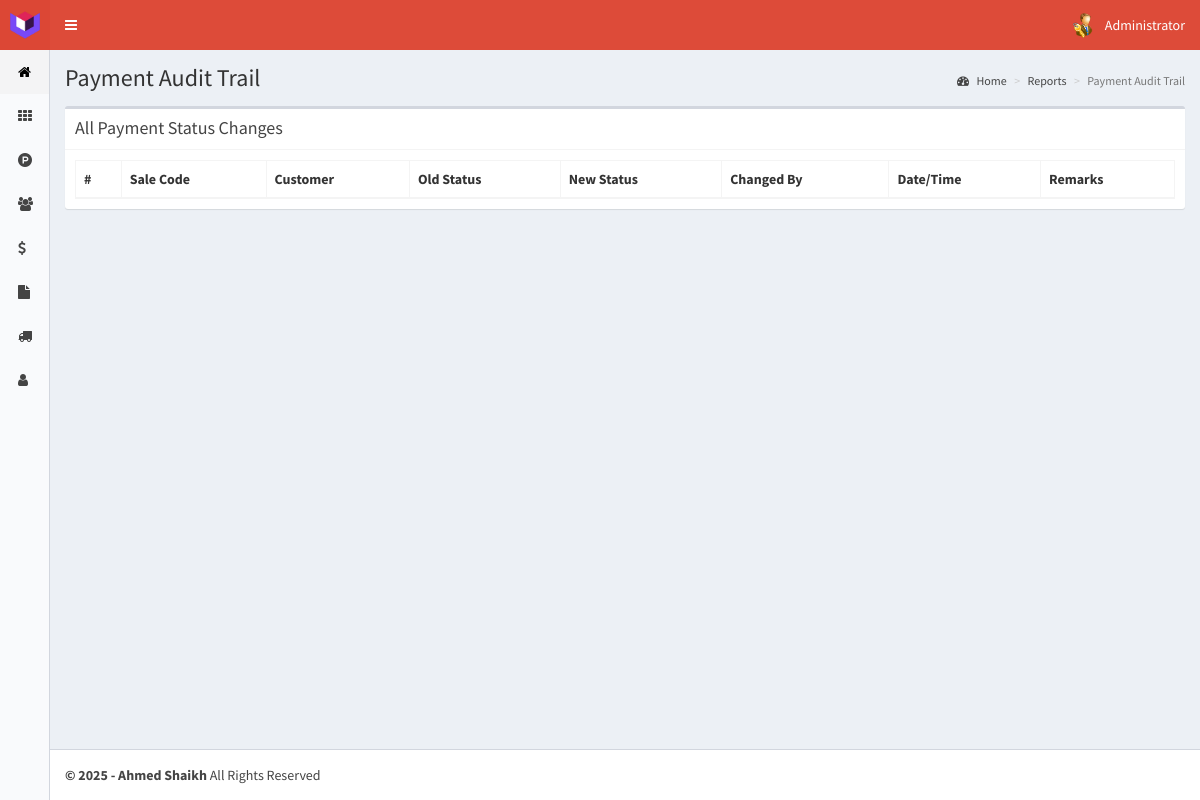
The page /payment-audit-report (signed in) on the database as committed earlier.
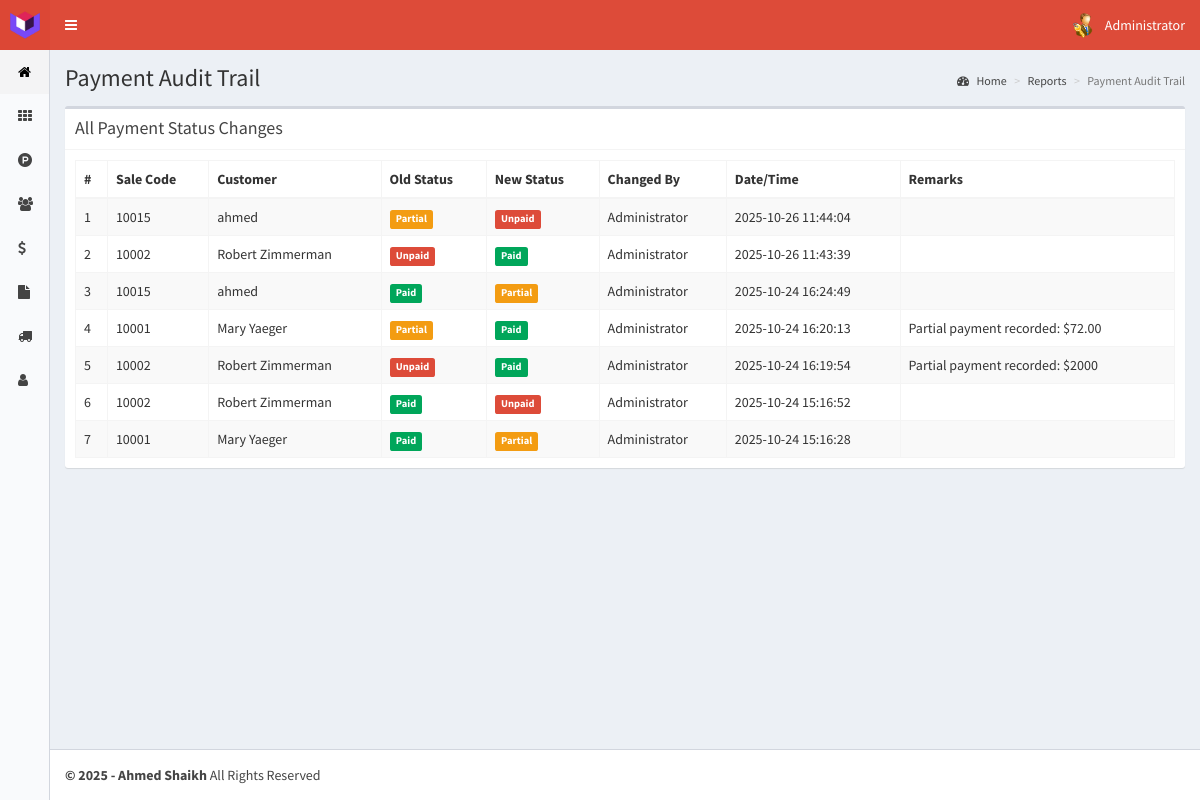
The same page on the database as committed later.
### tables this page shows
CREATE TABLE `payment_audit` (
  `id` int(11) NOT NULL,
  `sale_id` int(11) NOT NULL,
  `customer_id` int(11) NOT NULL,
  `old_status` enum('Paid','Unpaid','Partial') NOT NULL,
  `new_status` enum('Paid','Unpaid','Partial') NOT NULL,
  `changed_by` int(11) NOT NULL,
  `changed_at` timestamp NOT NULL DEFAULT current_timestamp(),
  `remarks` text DEFAULT NULL
);

CREATE TABLE `sales` (
  `id` int(11) NOT NULL,
  `code` int(11) NOT NULL,
  `idCustomer` int(11) NOT NULL,
  `idSeller` int(11) NOT NULL,
  `products` text NOT NULL,
  `tax` int(11) NOT NULL,
  `netPrice` float NOT NULL,
  `totalPrice` float NOT NULL,
  `paymentMethod` text NOT NULL,
  `payment_status` enum('Paid','Unpaid','Partial') NOT NULL DEFAULT 'Paid',
  `saledate` timestamp NOT NULL DEFAULT current_timestamp() ON UPDATE current_timestamp()
);

CREATE TABLE `customers` (
  `id` int(11) NOT NULL,
  `name` text NOT NULL,
  `idDocument` int(11) NOT NULL,
  `email` text NOT NULL,
  `phone` text NOT NULL,
  `address` text NOT NULL,
  `birthdate` date NOT NULL,
  `purchases` int(11) NOT NULL,
  `lastPurchase` datetime NOT NULL,
  `registerDate` timestamp NOT NULL DEFAULT current_timestamp() ON UPDATE current_timestamp()
);

CREATE TABLE `users` (
  `id` int(11) NOT NULL,
  `name` text NOT NULL,
  `user` text NOT NULL,
  `password` text NOT NULL,
  `profile` text NOT NULL,
  `photo` text NOT NULL,
  `status` int(1) NOT NULL,
  `lastLogin` datetime NOT NULL,
  `date` timestamp NOT NULL DEFAULT current_timestamp() ON UPDATE current_timestamp()
);

### controllers/template.controller.php (called while the page is built)
<?php
class ControllerTemplate{
	static public function ctrTemplate(){
		include "views/template.php";
	}
}

### index.php (called while the page is built, shortened)
<?php
require_once "controllers/template.controller.php";
require_once "controllers/users.controller.php";
require_once "controllers/customers.controller.php";
require_once "controllers/sales.controller.php";
require_once "controllers/payment-audit.controller.php";
require_once "controllers/customer-notes.controller.php";
require_once "models/users.model.php";
require_once "models/customers.model.php";
require_once "models/sales.model.php";
require_once "models/payment-audit.model.php";
$template = new ControllerTemplate();
$template -> ctrTemplate();

### controllers/payment-audit.controller.php (called while the page is built, shortened)
<?php
class ControllerPaymentAudit{
	static public function ctrShowPaymentAudit($item, $value){
		$table = "payment_audit";
		$answer = PaymentAuditModel::mdlShowPaymentAudit($table, $item, $value);
		return $answer;
	}
}

### models/connection.php (called while the page is built)
<?php
class Connection{
	static public function connect(){
		$link = new PDO("mysql:host=localhost;dbname=posystem", "root", "");
		$link -> exec("set names utf8");
		return $link;
	}
}

### models/payment-audit.model.php (called while the page is built, shortened)
<?php
require_once 'connection.php';
class PaymentAuditModel{
	static public function mdlShowPaymentAudit($table, $item, $value){
		if($item != null){
			$stmt = Connection::connect()->prepare("SELECT * FROM $table WHERE $item = :$item ORDER BY id DESC");
			$stmt -> bindParam(":".$item, $value, PDO::PARAM_STR);
			$stmt -> execute();
			return $stmt -> fetchAll();
		}else{
			$stmt = Connection::connect()->prepare("SELECT * FROM $table ORDER BY id DESC");
			$stmt -> execute();
			return $stmt -> fetchAll();
		}
	}
}

### controllers/sales.controller.php (called while the page is built, shortened)
<?php
class ControllerSales{
	static public function ctrShowSales($item, $value){
		$table = "sales";
		$answer = ModelSales::mdlShowSales($table, $item, $value);
		return $answer;
	}
}

### models/sales.model.php (called while the page is built, shortened)
<?php
require_once 'connection.php';
class ModelSales{
	static public function mdlShowSales($table, $item, $value){
		if($item != null){
			$stmt = Connection::connect()->prepare("SELECT * FROM $table WHERE $item = :$item ORDER BY id ASC");
			$stmt -> bindParam(":".$item, $value, PDO::PARAM_STR);
			$stmt -> execute();
			return $stmt -> fetch();
		}else{
			$stmt = Connection::connect()->prepare("SELECT * FROM $table ORDER BY id ASC");
			$stmt -> execute();
			return $stmt -> fetchAll();
		}
	}
}

### controllers/customers.controller.php (called while the page is built, shortened)
<?php
class ControllerCustomers{
	static public function ctrShowCustomers($item, $value){
		$table = "customers";
		$answer = ModelCustomers::mdlShowCustomers($table, $item, $value);
		return $answer;
	}
}

### models/customers.model.php (called while the page is built, shortened)
<?php
require_once "connection.php";
class ModelCustomers{
	static public function mdlShowCustomers($table, $item, $value){
		if($item != null){
			$stmt = Connection::connect()->prepare("SELECT * FROM $table WHERE $item = :$item");
			$stmt -> bindParam(":".$item, $value, PDO::PARAM_STR);
			$stmt -> execute();
			return $stmt -> fetch();
		}else{
			$stmt = Connection::connect()->prepare("SELECT * FROM $table");
			$stmt -> execute();
			return $stmt -> fetchAll();
		}
	}
}

### controllers/users.controller.php (called while the page is built, shortened)
<?php
class ControllerUsers{
	static public function ctrShowUsers($item, $value){
		$table = "users";
		$answer = UsersModel::MdlShowUsers($table, $item, $value);
		return $answer;
	}
}

### models/users.model.php (called while the page is built, shortened)
<?php
require_once "connection.php";
class UsersModel{
	static public function MdlShowUsers($tableUsers, $item, $value){
		if($item != null){
			$stmt = Connection::connect()->prepare("SELECT * FROM $tableUsers WHERE $item = :$item");
			$stmt -> bindParam(":".$item, $value, PDO::PARAM_STR);
			$stmt -> execute();
			return $stmt -> fetch();
		}
		else{
			$stmt = Connection::connect()->prepare("SELECT * FROM $tableUsers");
			$stmt -> execute();
			return $stmt -> fetchAll();
		}
	}
}

### views/modules/payment-audit-report.php (the view, shortened to what this page needs)
<div class="content-wrapper">
  <section class="content-header">
    <h1>
      Payment Audit Trail
    </h1>
    <ol class="breadcrumb">
      <li><a href="home"><i class="fa fa-dashboard"></i> Home</a></li>
      <li><a href="reports">Reports</a></li>
      <li class="active">Payment Audit Trail</li>
    </ol>
  </section>
  <section class="content">
    <div class="box">
      <div class="box-header with-border">
        <h3 class="box-title">All Payment Status Changes</h3>
      </div>
      <div class="box-body">
        <table class="table table-bordered table-striped dt-responsive tables" width="100%">
          <thead>
           <tr>
             <th>#</th>
             <th>Sale Code</th>
             <th>Customer</th>
             <th>Old Status</th>
             <th>New Status</th>
             <th>Changed By</th>
             <th>Date/Time</th>
             <th>Remarks</th>
           </tr>
          </thead>
          <tbody>
          <?php
            $item = null;
            $value = null;
            $auditLogs = ControllerPaymentAudit::ctrShowPaymentAudit($item, $value);
            if($auditLogs){
              foreach ($auditLogs as $key => $log) {
                $itemSale = "id";
                $valueSale = $log["sale_id"];
                $sale = ControllerSales::ctrShowSales($itemSale, $valueSale);
                $itemCustomer = "id";
                $valueCustomer = $log["customer_id"];
                $customer = ControllerCustomers::ctrShowCustomers($itemCustomer, $valueCustomer);
                $itemUser = "id";
                $valueUser = $log["changed_by"];
                $user = ControllerUsers::ctrShowUsers($itemUser, $valueUser);
                if($log["old_status"] == "Paid"){
                  $oldStatusBadge = '<span class="label label-success">Paid</span>';
                }elseif($log["old_status"] == "Partial"){
                  $oldStatusBadge = '<span class="label label-warning">Partial</span>';
                }else{
                  $oldStatusBadge = '<span class="label label-danger">Unpaid</span>';
                }
                if($log["new_status"] == "Paid"){
                  $newStatusBadge = '<span class="label label-success">Paid</span>';
                }elseif($log["new_status"] == "Partial"){
                  $newStatusBadge = '<span class="label label-warning">Partial</span>';
                }else{
                  $newStatusBadge = '<span class="label label-danger">Unpaid</span>';
                }
                echo '<tr>
                        <td>'.($key+1).'</td>
                        <td>'.$sale["code"].'</td>
                        <td>'.$customer["name"].'</td>
                        <td>'.$oldStatusBadge.'</td>
                        <td>'.$newStatusBadge.'</td>
                        <td>'.$user["name"].'</td>
                        <td>'.$log["changed_at"].'</td>
                        <td>'.$log["remarks"].'</td>
                      </tr>';
              }
            }
          ?>
          </tbody>
        </table>
      </div>
    </div>
  </section>
</div>

### views/template.php (shortened to what this page needs)
<!DOCTYPE html>
<html>
<head>
  <link rel="stylesheet" href="views/bower_components/bootstrap/dist/css/bootstrap.min.css">
  <link rel="stylesheet" href="views/bower_components/font-awesome/css/font-awesome.min.css">
  <link rel="stylesheet" href="views/bower_components/Ionicons/css/ionicons.min.css">
  <link rel="stylesheet" href="views/dist/css/AdminLTE.css">
  <link rel="stylesheet" href="views/dist/css/skins/_all-skins.min.css">
  <link rel="stylesheet" href="views/bower_components/datatables.net-bs/css/dataTables.bootstrap.min.css">
  <link rel="stylesheet" href="views/bower_components/datatables.net-bs/css/responsive.bootstrap.min.css">
  <link rel="stylesheet" href="views/plugins/iCheck/all.css">
  <link rel="stylesheet" href="views/bower_components/bootstrap-daterangepicker/daterangepicker.css">
  <link rel="stylesheet" href="views/bower_components/morris.js/morris.css">
</head>
<body class="hold-transition skin-red-light sidebar-collapse sidebar-mini login-page">
  <?php
    if(isset($_SESSION["loggedIn"]) && $_SESSION["loggedIn"] == "ok"){
      echo '<div class="wrapper">';
      include "modules/header.php";
      include "modules/sidebar.php";
      if(isset($_GET["route"])){
        if ($_GET["route"] == 'home' ||
            $_GET["route"] == 'users' ||
            $_GET["route"] == 'categories' ||
            $_GET["route"] == 'products' ||
            $_GET["route"] == 'customers' ||
            $_GET["route"] == 'sales' ||
            $_GET["route"] == 'create-sale' ||
            $_GET["route"] == 'edit-sale' ||
            $_GET["route"] == 'vendors' ||
            $_GET["route"] == 'purchases' ||
            $_GET["route"] == 'create-purchase' ||
            $_GET["route"] == 'edit-purchase' ||
            $_GET["route"] == 'returns' ||
            $_GET["route"] == 'create-return' ||
            $_GET["route"] == 'reports' ||
            $_GET["route"] == 'customer-balance-report' ||
            $_GET["route"] == 'payment-audit-report' ||
            $_GET["route"] == 'logout'){
          include "modules/".$_GET["route"].".php";
        }else{
           include "modules/404.php";
        }
      }else{
        include "modules/home.php";
      }
      include "modules/footer.php";
      echo '</div>';
    }else{
      include "modules/login.php";
    }
  ?>
</body>
</html>

### views/modules/header.php (shortened to what this page needs)
<header class="main-header">
	<a href="home" class="logo">
		<span class="logo-mini">
			<img class="img-responsive" src="views/img/template/icono-blanco.png" style="padding: 10px" >
		</span>
	</a>
	<nav class="navbar navbar-static-top" role="navigation">
		<a class="sidebar-toggle" data-toggle="push-menu" role="button" href="#">
		</a>
		<div class="navbar-custom-menu">
			<ul class="nav navbar-nav">
				<li class="dropdown user user-menu">
					<a class="dropdown-toggle" data-toggle="dropdown" href="#">
						<?php
							if ($_SESSION["photo"] != "") {
								echo '<img src="'.$_SESSION["photo"].'"class="user-image">';
							}else{
								echo '<img class="user-image" src="views/img/users/default/anonymous.png">';
							}
						?>
						<span class="hidden-xs"><?php echo $_SESSION["name"]; ?></span>
					</a>
				</li>
			</ul>
		</div>
	</nav>
</header>

### views/modules/sidebar.php (shortened to what this page needs)
<aside class="main-sidebar">
	<section class="sidebar">
		<ul class="sidebar-menu">
			<?php
			if ($_SESSION["profile"] == "Administrator") {
				echo '
					<li class="active">
						<a href="home">
							<i class="fa fa-home"></i>
							<span>Home</span>
						</a>
					</li>
				';
			}
			if($_SESSION["profile"] == "Administrator" || $_SESSION["profile"] == "Special"){
				echo '
					<li>
						<a href="categories">
							<i class="fa fa-th"></i>
							<span>Categories</span>
						</a>
					</li>
					<li>
						<a href="products">
							<i class="fa fa-product-hunt"></i>
							<span>Products</span>
						</a>
					</li>
				';
			}
			if($_SESSION["profile"] == "Administrator" || $_SESSION["profile"] == "Seller"){
				echo '
					<li>
						<a href="customers">
							<i class="fa fa-users"></i>
							<span>Customers</span>
						</a>
					</li>
				';
			}
				if($_SESSION["profile"] == "Administrator" || $_SESSION["profile"] == "Seller"){
			echo'
				<li class="treeview">
				<a href="#">
					<i class="fa fa-usd"></i>
					<span>Sales</span>
					<span class="pull-right-container">
						<i class="fa fa-angle-left pull-right"></i>
					</span>
				</a>
				<ul class="treeview-menu">
					<li>
						<a href="sales">
							<i class="fa fa-circle"></i>
							<span>Manage Sales</span>
						</a>
					</li>
					<li>
						<a href="create-sale">
							<i class="fa fa-circle"></i>
							<span>Create Sale</span>
						</a>
					</li>';
					echo '</ul>';
				}
				if($_SESSION["profile"] == "Administrator"){
					echo '<li class="treeview">
						<a href="#">
							<i class="fa fa-file"></i>
							<span>Reports</span>
							<span class="pull-right-container">
								<i class="fa fa-angle-left pull-right"></i>
							</span>
						</a>
						<ul class="treeview-menu">
							<li>
								<a href="reports">
									<i class="fa fa-circle"></i>
									<span>Sales Report</span>
								</a>
							</li>
							<li>
								<a href="customer-balance-report">
									<i class="fa fa-circle"></i>
									<span>Customer Balances</span>
								</a>
							</li>
							<li>
								<a href="payment-audit-report">
									<i class="fa fa-circle"></i>
									<span>Payment Audit Trail</span>
								</a>
							</li>
						</ul>
					</li>
					<li class="treeview">
						<a href="#">
							<i class="fa fa-truck"></i>
							<span>Purchases</span>
							<span class="pull-right-container">
								<i class="fa fa-angle-left pull-right"></i>
							</span>
						</a>
						<ul class="treeview-menu">
							<li>
								<a href="vendors">
									<i class="fa fa-circle"></i>
									<span>Manage Vendors</span>
								</a>
							</li>
							<li>
								<a href="purchases">
									<i class="fa fa-circle"></i>
									<span>Manage Purchases</span>
								</a>
							</li>
							<li>
								<a href="create-purchase">
									<i class="fa fa-circle"></i>
									<span>Create Purchase</span>
								</a>
							</li>
						</ul>
					</li>
					<li>
						<a href="users">
							<i class="fa fa-user"></i>
							<span>User Management</span>
						</a>
					</li>';
				}
		?>
		</ul>
	</section>
</aside>

### views/modules/footer.php
<footer class="main-footer">
	<strong>&copy; 2025 - Ahmed Shaikh</strong>
	All Rights Reserved
</footer>

Rows that differ between the two databases and show on the page:
added payment_audit: sale.code "10015", customer.name "ahmed", old_status "Partial", new_status "Unpaid", users.name "Administrator", changed_at "2025-10-26 11:44:04"
added payment_audit: sale.code "10002", customer.name "Robert Zimmerman", old_status "Unpaid", new_status "Paid", users.name "Administrator", changed_at "2025-10-26 11:43:39"
added payment_audit: sale.code "10015", customer.name "ahmed", old_status "Paid", new_status "Partial", users.name "Administrator", changed_at "2025-10-24 16:24:49"
added payment_audit: sale.code "10001", customer.name "Mary Yaeger", old_status "Partial", new_status "Paid", users.name "Administrator", changed_at "2025-10-24 16:20:13", remarks "Partial payment recorded: $72.00"
added payment_audit: sale.code "10002", customer.name "Robert Zimmerman", old_status "Unpaid", new_status "Paid", users.name "Administrator", changed_at "2025-10-24 16:19:54", remarks "Partial payment recorded: $2000"
added payment_audit: sale.code "10002", customer.name "Robert Zimmerman", old_status "Paid", new_status "Unpaid", users.name "Administrator", changed_at "2025-10-24 15:16:52"
added payment_audit: sale.code "10001", customer.name "Mary Yaeger", old_status "Paid", new_status "Partial", users.name "Administrator", changed_at "2025-10-24 15:16:28"
